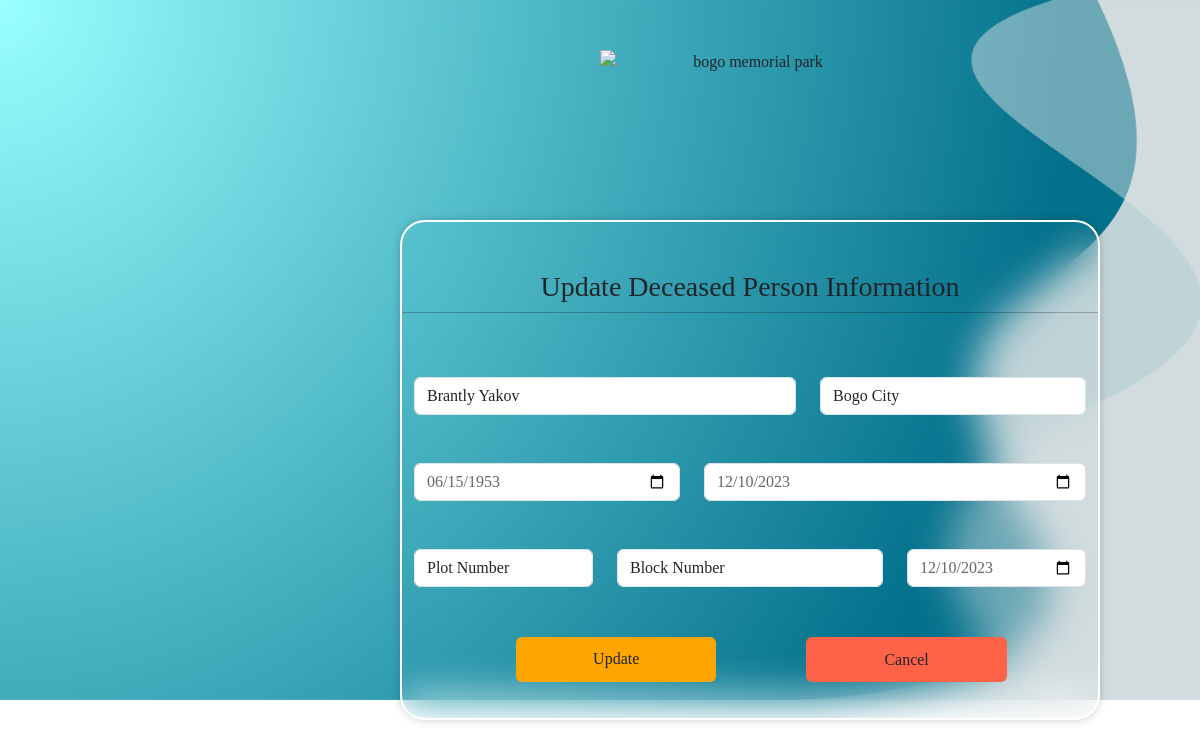
The app's page /updatedeceasedperson.php?id=2 with its own data.
### tables this page shows
CREATE TABLE `deceasedperson` (
  `id` int(11) NOT NULL,
  `fullname` varchar(100) NOT NULL,
  `address` varchar(100) NOT NULL,
  `born` date NOT NULL,
  `died` date NOT NULL,
  `plotnumber` varchar(50) NOT NULL,
  `blocknumber` varchar(50) NOT NULL,
  `funeralday` date NOT NULL,
  `datecreated` timestamp NOT NULL DEFAULT current_timestamp() ON UPDATE current_timestamp()
);

### updatedeceasedperson.php (the view, shortened to what this page needs)
<?php
	require 'connection.php';
?>
<!DOCTYPE html>
<html lang="en">
<head>
    <link href="https://cdn.jsdelivr.net/npm/bootstrap@5.3.2/dist/css/bootstrap.min.css" rel="stylesheet">
    <link rel="stylesheet" type="text/css" href="./css/updatedeceasedperson.css">
</head>
<body>
            <div class="my-background">
                <img src="./images/dvn6.jpg" alt="background">
            </div>
            <?php
                     if(isset($_GET['id']))
                     {
                        $student_id = $_GET['id'];
                        $query = "SELECT * FROM deceasedperson WHERE id=:stud_id LIMIT 5";
                        $statement = $conn->prepare($query);
                        $data =[':stud_id' => $student_id];
                        $statement->execute($data);
                        $result = $statement-> fetch(PDO::FETCH_ASSOC);
                     }
                ?>
        <center><img src="picture2.png"  alt="bogo memorial park" class="img"></center>
            <div class="container">
                <form action="./code.php" method="POST">
                    <div class="row mt-5">
                        <center> <h3 class="mt-">Update Deceased Person Information</h3></center>
                        <hr class="s-2 text-black">
                        <div class="col-lg-7 mt-5">
                            <input type="text" name="fullname" value="<?=$result['fullname'];?>" class="form-control" placeholder="Full name" aria-label="Full name" required>
                        </div>
                        <div class="col mt-5">
                            <input type="text" name="address" value="<?=$result['address'];?>" class="form-control" placeholder="Address" aria-label="Address" required>
                        </div>
                        <br>
                        <div class="col-md-5 mt-5">
                            <input type="date" name="born" value="<?=$result['born'];?>" class="form-control" placeholder="Born" aria-label="Born" required>
                        </div>
                        <div class="col-md-7 mt-5">
                            <input type="date" name="died" value="<?=$result['died'];?>" class="form-control" placeholder="Died" aria-label="Died" required>
                        </div>
                        <br>
                        <div class="col mt-5">
                            <div class="input-group ">
                                <select class="form-control" style="float: left;width: initial;" name="plotnumber"  required >
                                    <option value=""disabled selected>Plot Number</option>
                                 </select>
                            </div>
                        </div>
                        <div class="col-lg-5 mt-5">
                            <div class="input-group">
                                <select class="form-control" style="float: left;width: initial;" name="blocknumber"required >
                                    <option value=""disabled selected>Block Number  </option>
                               </select>
                            </div>
                        </div>
                        <div class="col mt-5">
                        <input type="date" name="funeralday" value="<?=$result['funeralday'];?>" class="form-control" placeholder="Funeral day" aria-label="funeralday"required>
                        </div>
                        <center>
                            <div class="button">
                                    <button type="submit" name="updateperson"  class="btn submit mt-5 ">Update</button>
                                  <a href="./admindashboard/deceasedperson.php" class="btn cancel mt-5 ">Cancel</a>
                            </div>
                        </center>
                    </div>
                </form>
            </div>
    </body>
</html>

### css/updatedeceasedperson.css (style rules this page uses)
* { margin:0; padding:0; box-sizing: border-box; font-family: 'Hedvig Letters Serif', serif; }
.my-background { position: relative; }
.my-background img { width: 100%; }
.container { height:500px; width:700px; position:absolute; top:220px; left:400px; background:transparent; border:2px solid rgba(255,255,255,2); backdrop-filter: blur(20px); box-shadow: 0 0 10px rgba(0,0,0,.2); border-radius: 25px; }
.img { width:300px; position: absolute; top:50px; left:600px; }
.button { display: flex; flex-direction: row; margin: 2px; }
.submit { width:30%; height:45px; margin-left:100px; background-color: orange; }
.cancel { width:30%; height:45px; margin-left: 90px; background-color: tomato; padding: 10px; text-align: center; }
input[type="date"]::before { content: attr(placeholder); position: absolute; color: #0a0a0a; }
input[type="date"] { color: #ffffff; }
input[type="date"]:focus, input[type="date"]:valid { color: hsl(0, 0%, 40%); }
input[type="date"]:focus::before, input[type="date"]:valid::before { content: ""; }

### records on screen
deceasedperson: fullname "Brantly Yakov", address "Bogo City", born "06/15/1953", died "12/10/2023", funeralday "12/10/2023"
